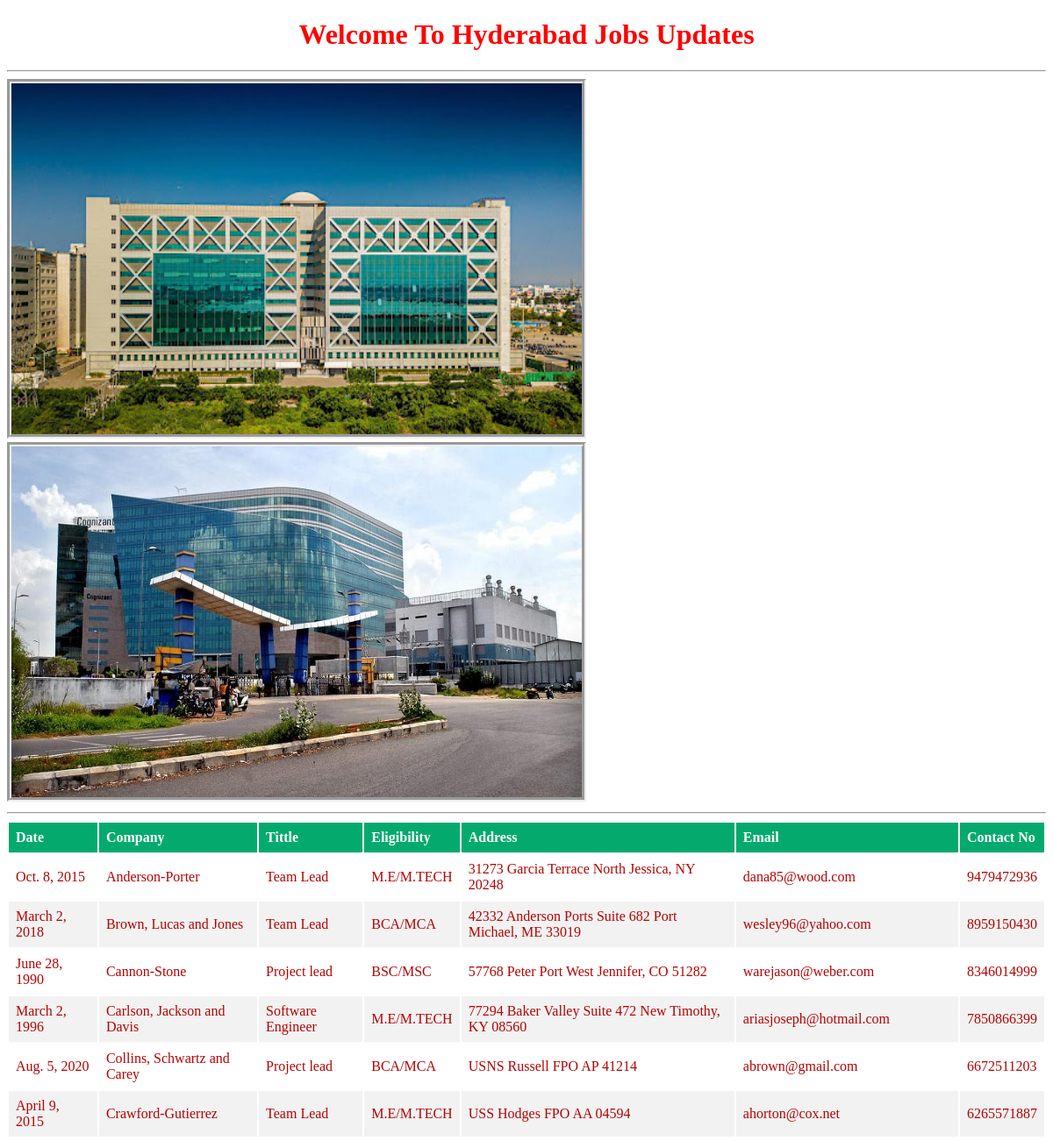
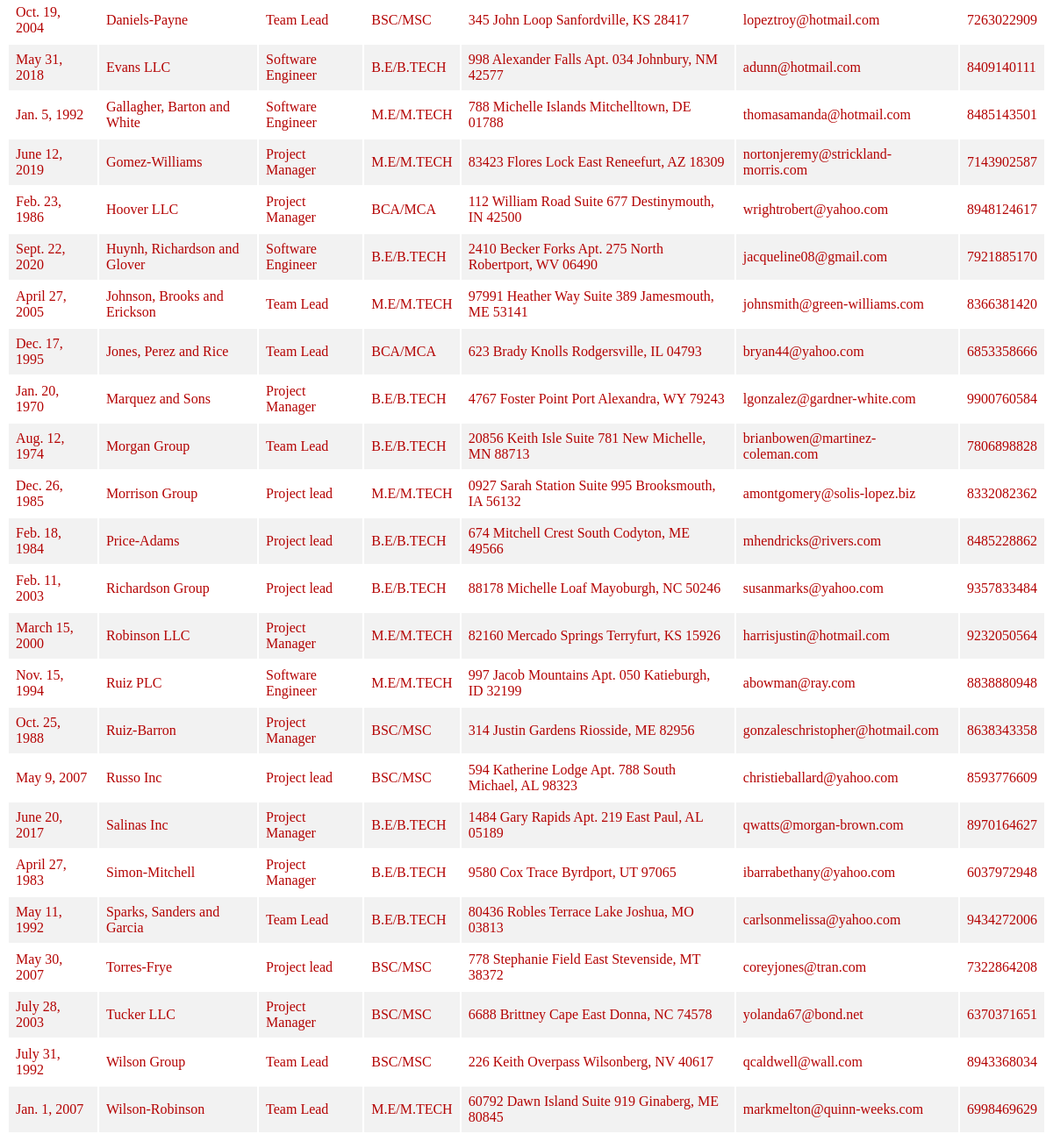
Screenshot of /hyderabad/ with the database file from the repository (2 pictures, top to bottom).
### testapp/models.py (models this page shows)
class HydJobs(models.Model):
    date = models.DateField()
    company = models.CharField(max_length=30)
    tittle = models.CharField(max_length=30)
    eligbility = models.CharField(max_length=30)
    address = models.CharField(max_length=50)
    email = models.EmailField()
    phoneno = models.IntegerField()

### testapp/views.py (the view)
# urls.py: path('hyderabad/',views.hyd_jobs),
def hyd_jobs(request):
    jobs_list = HydJobs.objects.all().order_by('company')
    return render(request,'testapp/hydjobs.html',{'jobs_list':jobs_list})

### templates/testapp/hydjobs.html (shortened to what this page needs)
<!DOCTYPE html>
{% load static %}
<html lang="en">
<head>
    <link rel="stylesheet" href="{% static 'css/demo.css' %}">
</head>
<body>
    <h1>Welcome To Hyderabad Jobs Updates</h1>
    <hr>
    <img src="{% static 'images/it.jpg' %}">
    <img src="{% static 'images/it1.jpg' %}">
    <hr>
    {% if jobs_list %}
    <table id="tab">
        <thead>
            <th>Date</th>
            <th>Company</th>
            <th>Tittle</th>
            <th>Eligibility</th>
            <th>Address</th>
            <th>Email</th>
            <th>Contact No</th>
        </thead>
        {% for job in jobs_list %}
        <tr>
            <td>{{job.date}}</td>
            <td>{{job.company}}</td>
            <td>{{job.tittle}}</td>
            <td>{{job.eligbility}}</td>
            <td>{{job.address}}</td>
            <td>{{job.email}}</td>
            <td>{{job.phoneno}}</td>
        </tr>
        {% endfor %}
        {% else %}
        <p>No Job Records Found</p>
    {% endif %}
    </table>
</body>
</html>

### static/css/demo.css (style rules this page uses)
body { background-image: url(https://images.unsplash.com/photo-1504270856906-58da8a7e7102?ixid=MnwxMjA3fDB8MHxwaG90by1wYWdlfHx8fGVufDB8fHx8&ixlib=rb-1.2.1&auto=format&fit=crop&w=1500&q=80); background-repeat: no-repeat; background-size: cover; }
h1 { color:red; text-align: center; }
th, td { text-align: left; padding: 8px; }
tr:nth-child(even) { background-color: #f2f2f2 }
th { background-color: #04AA6D; color: white; }
tr { color: rgb(180, 3, 3); }
img { width: 650px; height: 400px; border: 5px groove; }

### rows the page displays
HydJobs: date "Oct. 8, 2015", company "Anderson-Porter", tittle "Team Lead", eligbility "M.E/M.TECH", address "31273 Garcia Terrace North Jessica, NY 20248", email "dana85@wood.com", phoneno "9479472936"
HydJobs: date "March 2, 2018", company "Brown, Lucas and Jones", tittle "Team Lead", eligbility "BCA/MCA", address "42332 Anderson Ports Suite 682 Port Michael, ME 33019", email "wesley96@yahoo.com", phoneno "8959150430"
HydJobs: date "June 28, 1990", company "Cannon-Stone", tittle "Project lead", eligbility "BSC/MSC", address "57768 Peter Port West Jennifer, CO 51282", email "warejason@weber.com", phoneno "8346014999"
HydJobs: date "March 2, 1996", company "Carlson, Jackson and Davis", tittle "Software Engineer", eligbility "M.E/M.TECH", address "77294 Baker Valley Suite 472 New Timothy, KY 08560", email "ariasjoseph@hotmail.com", phoneno "7850866399"
HydJobs: date "Aug. 5, 2020", company "Collins, Schwartz and Carey", tittle "Project lead", eligbility "BCA/MCA", address "USNS Russell FPO AP 41214", email "abrown@gmail.com", phoneno "6672511203"
HydJobs: date "April 9, 2015", company "Crawford-Gutierrez", tittle "Team Lead", eligbility "M.E/M.TECH", address "USS Hodges FPO AA 04594", email "ahorton@cox.net", phoneno "6265571887"
HydJobs: date "Oct. 19, 2004", company "Daniels-Payne", tittle "Team Lead", eligbility "BSC/MSC", address "345 John Loop Sanfordville, KS 28417", email "lopeztroy@hotmail.com", phoneno "7263022909"
HydJobs: date "May 31, 2018", company "Evans LLC", tittle "Software Engineer", eligbility "B.E/B.TECH", address "998 Alexander Falls Apt. 034 Johnbury, NM 42577", email "adunn@hotmail.com", phoneno "8409140111"
HydJobs: date "Jan. 5, 1992", company "Gallagher, Barton and White", tittle "Software Engineer", eligbility "M.E/M.TECH", address "788 Michelle Islands Mitchelltown, DE 01788", email "thomasamanda@hotmail.com", phoneno "8485143501"
HydJobs: date "June 12, 2019", company "Gomez-Williams", tittle "Project Manager", eligbility "M.E/M.TECH", address "83423 Flores Lock East Reneefurt, AZ 18309", email "nortonjeremy@strickland-morris.com", phoneno "7143902587"
HydJobs: date "Feb. 23, 1986", company "Hoover LLC", tittle "Project Manager", eligbility "BCA/MCA", address "112 William Road Suite 677 Destinymouth, IN 42500", email "wrightrobert@yahoo.com", phoneno "8948124617"
HydJobs: date "Sept. 22, 2020", company "Huynh, Richardson and Glover", tittle "Software Engineer", eligbility "B.E/B.TECH", address "2410 Becker Forks Apt. 275 North Robertport, WV 06490", email "jacqueline08@gmail.com", phoneno "7921885170"
HydJobs: date "April 27, 2005", company "Johnson, Brooks and Erickson", tittle "Team Lead", eligbility "M.E/M.TECH", address "97991 Heather Way Suite 389 Jamesmouth, ME 53141", email "johnsmith@green-williams.com", phoneno "8366381420"
HydJobs: date "Dec. 17, 1995", company "Jones, Perez and Rice", tittle "Team Lead", eligbility "BCA/MCA", address "623 Brady Knolls Rodgersville, IL 04793", email "bryan44@yahoo.com", phoneno "6853358666"
HydJobs: date "Jan. 20, 1970", company "Marquez and Sons", tittle "Project Manager", eligbility "B.E/B.TECH", address "4767 Foster Point Port Alexandra, WY 79243", email "lgonzalez@gardner-white.com", phoneno "9900760584"
HydJobs: date "Aug. 12, 1974", company "Morgan Group", tittle "Team Lead", eligbility "B.E/B.TECH", address "20856 Keith Isle Suite 781 New Michelle, MN 88713", email "brianbowen@martinez-coleman.com", phoneno "7806898828"
HydJobs: date "Dec. 26, 1985", company "Morrison Group", tittle "Project lead", eligbility "M.E/M.TECH", address "0927 Sarah Station Suite 995 Brooksmouth, IA 56132", email "amontgomery@solis-lopez.biz", phoneno "8332082362"
HydJobs: date "Feb. 18, 1984", company "Price-Adams", tittle "Project lead", eligbility "B.E/B.TECH", address "674 Mitchell Crest South Codyton, ME 49566", email "mhendricks@rivers.com", phoneno "8485228862"
HydJobs: date "Feb. 11, 2003", company "Richardson Group", tittle "Project lead", eligbility "B.E/B.TECH", address "88178 Michelle Loaf Mayoburgh, NC 50246", email "susanmarks@yahoo.com", phoneno "9357833484"
HydJobs: date "March 15, 2000", company "Robinson LLC", tittle "Project Manager", eligbility "M.E/M.TECH", address "82160 Mercado Springs Terryfurt, KS 15926", email "harrisjustin@hotmail.com", phoneno "9232050564"
HydJobs: date "Nov. 15, 1994", company "Ruiz PLC", tittle "Software Engineer", eligbility "M.E/M.TECH", address "997 Jacob Mountains Apt. 050 Katieburgh, ID 32199", email "abowman@ray.com", phoneno "8838880948"
HydJobs: date "Oct. 25, 1988", company "Ruiz-Barron", tittle "Project Manager", eligbility "BSC/MSC", address "314 Justin Gardens Riosside, ME 82956", email "gonzaleschristopher@hotmail.com", phoneno "8638343358"
HydJobs: date "May 9, 2007", company "Russo Inc", tittle "Project lead", eligbility "BSC/MSC", address "594 Katherine Lodge Apt. 788 South Michael, AL 98323", email "christieballard@yahoo.com", phoneno "8593776609"
HydJobs: date "June 20, 2017", company "Salinas Inc", tittle "Project Manager", eligbility "B.E/B.TECH", address "1484 Gary Rapids Apt. 219 East Paul, AL 05189", email "qwatts@morgan-brown.com", phoneno "8970164627"
HydJobs: date "April 27, 1983", company "Simon-Mitchell", tittle "Project Manager", eligbility "B.E/B.TECH", address "9580 Cox Trace Byrdport, UT 97065", email "ibarrabethany@yahoo.com", phoneno "6037972948"
HydJobs: date "May 11, 1992", company "Sparks, Sanders and Garcia", tittle "Team Lead", eligbility "B.E/B.TECH", address "80436 Robles Terrace Lake Joshua, MO 03813", email "carlsonmelissa@yahoo.com", phoneno "9434272006"
HydJobs: date "May 30, 2007", company "Torres-Frye", tittle "Project lead", eligbility "BSC/MSC", address "778 Stephanie Field East Stevenside, MT 38372", email "coreyjones@tran.com", phoneno "7322864208"
HydJobs: date "July 28, 2003", company "Tucker LLC", tittle "Project Manager", eligbility "BSC/MSC", address "6688 Brittney Cape East Donna, NC 74578", email "yolanda67@bond.net", phoneno "6370371651"
HydJobs: date "July 31, 1992", company "Wilson Group", tittle "Team Lead", eligbility "BSC/MSC", address "226 Keith Overpass Wilsonberg, NV 40617", email "qcaldwell@wall.com", phoneno "8943368034"
HydJobs: date "Jan. 1, 2007", company "Wilson-Robinson", tittle "Team Lead", eligbility "M.E/M.TECH", address "60792 Dawn Island Suite 919 Ginaberg, ME 80845", email "markmelton@quinn-weeks.com", phoneno "6998469629"
